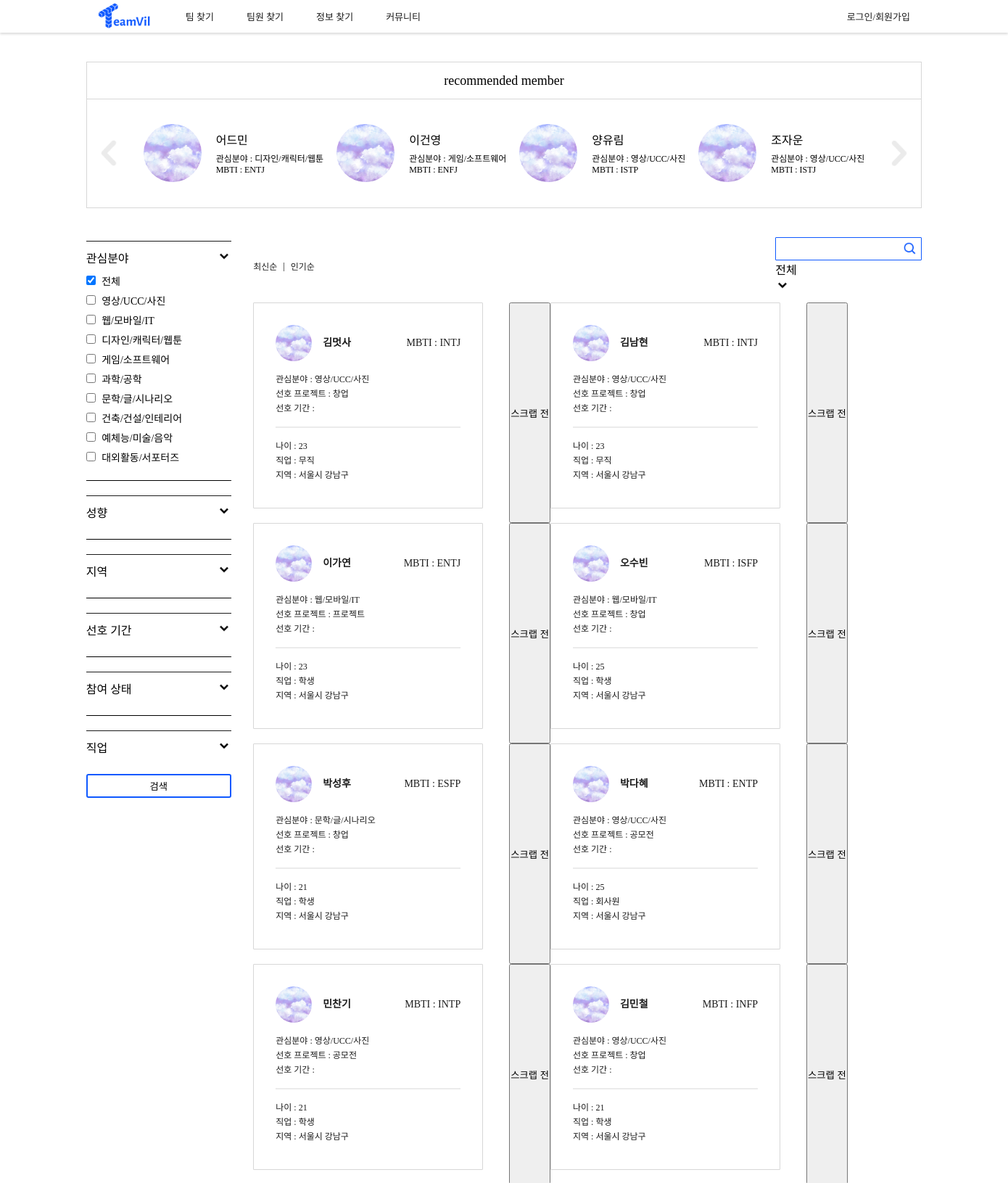
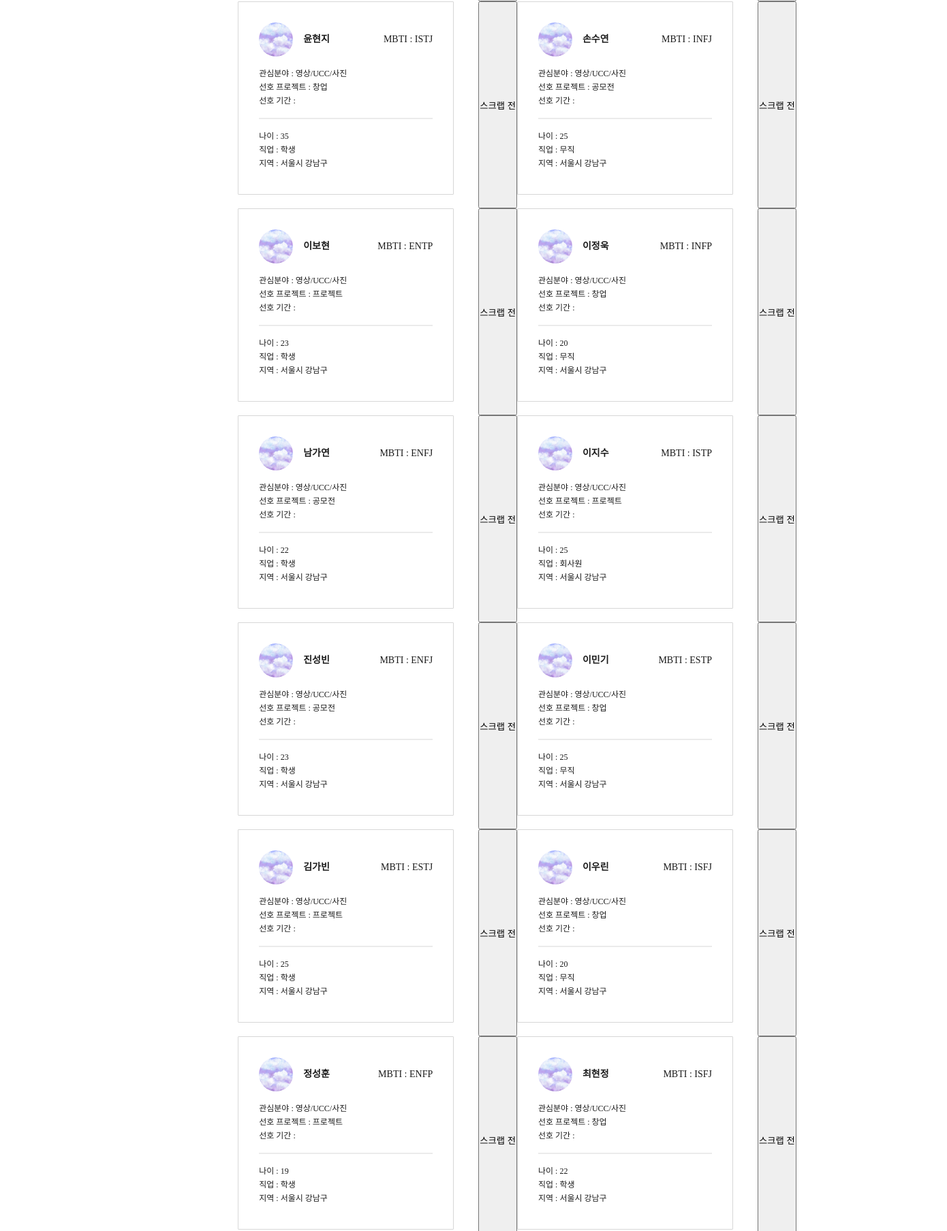
Screenshot of /member/member_search_back_cloud/ (upper part) with the database file from the repository (2 pictures, top to bottom).
### account/models.py (models this page shows, shortened)
class Profile(models.Model):
    user_id = models.ForeignKey(User, on_delete = models.CASCADE, db_column="user_id")
    name = models.CharField(max_length=25)
    mbti_id = models.ForeignKey(Mbti, on_delete = models.CASCADE, db_column="mbti_id")
    mbti_detail = models.CharField(max_length=100, null=True)
    email = models.CharField(max_length=45)
    phone = models.CharField(max_length=15)
    birthday = models.DateField()
    type = models.IntegerField(default=0) # 창업0, 공모전1, 프로젝트2 선호 프로젝트 타입
    region1_id = models.ForeignKey(Region1, on_delete = models.CASCADE, db_column="region1_id")
    region2_id = models.ForeignKey(Region2, on_delete = models.CASCADE, db_column="region2_id")
    openPhone = models.IntegerField()
    openEmail = models.IntegerField()
    term_id = models.ForeignKey(Term, on_delete = models.CASCADE, db_column="term_id")
    field1_id = models.ForeignKey(Field1, on_delete = models.CASCADE, db_column="field1_id")
    field2 = models.CharField(max_length=20)
    state = models.IntegerField()
    job_id = models.ForeignKey(Job, on_delete = models.CASCADE, db_column="job_id")
    education_id = models.ForeignKey(Education, on_delete = models.CASCADE, db_column="education_id", null=True)
    isLink = models.IntegerField()
    isFile = models.IntegerField()
    isCarrer = models.IntegerField()
    pr = models.TextField(null=True)
    register = models.DateTimeField(default=timezone.now)
    photo = models.FileField(null=True)
    isReview = models.IntegerField()
    view_cnt = models.IntegerField(default=0)
    submit = models.IntegerField(default=0)

class Mbti(models.Model):
    mbti = models.CharField(max_length=4)
    mbti_cnt = models.IntegerField(default=0)

class Job(models.Model):
    job = models.CharField(max_length=20)

### home/models.py (models this page shows, shortened)
class Field1(models.Model):
    field1 = models.CharField(max_length=20)

class Region1(models.Model):
    region1 = models.CharField(max_length=20)

class Region2(models.Model):
    region1_id = models.ForeignKey(Region1, on_delete = models.CASCADE, db_column="region1_id")
    region2 = models.CharField(max_length=20)

### account/views.py (the view)
# urls.py: path('member_search_back_cloud/', views.member_search_back_cloud, name = "member_search_back_cloud"),
def member_search_back_cloud(request):
    profiles = Profile.objects.all().order_by('-register')
    profiles_reg = Profile.objects.all().order_by('id')[:4]
    field1 = Field1.objects.all() # 대분야 (ex IT)
    mbti = Mbti.objects.all()
    region2 = Region2.objects.all() # ~시 (서울만 ~구)
    term = Term.objects.all()
    job = Job.objects.all()
    return render(request, "member_search_back_cloud.html", {'profiles':profiles, "field1s":field1, "mbtis" : mbti,
                                                    "region2s": region2, "terms": term, "jobs": job, "profiles_reg":profiles_reg})

### teamvil/templatetags/custom_tags.py (called while the page is built)
@register.simple_tag
def getAge(birthday):
     now = int(datetime.datetime.today().year)
     birthday = int(birthday.strftime('%Y'))
     return now - birthday

### account/templates/member_search_back_cloud.html (shortened to what this page needs)
<!DOCTYPE html>
<html lang="en">
{% load static %}
{% load custom_tags %}
<head>
    <link rel="stylesheet" href="{% static 'css/base.css' %}">
    <link rel="stylesheet" href="{% static 'css/member_search.css' %}">
</head>
<body>
    {% include 'navbar.html' %}
    <section class="member_search-rec-box margin">
        <p class="member_search-rec-title spoqa-regular">recommended member</p>
        <div class="member_search-rec-container">
            <img class="member_search-chevron-left" src="{% static 'image/chevron-left.png' %}" alt="">
            {% for reg in profiles_reg %}
            <div class="member_search-rec-member">
                <img class="member_search-rec-image" src="{% static 'image/cloud.jpg' %}">
                <div class="member_search-rec-info">
                    <p class="member_search-rec-info-name spoqa-regular">{{reg.name}}</p>
                    <p class="spoqa-light">관심분야 : {{reg.field1_id.field1}}</p>
                    <p class="spoqa-light">MBTI : {{reg.mbti_id.mbti}}</p>
                </div>
            </div>
            {% endfor %}
            <img class="member_search-chevron-right" src="{% static 'image/chevron-right.png' %}" alt="">
        </div>
    </section>
    <section class="member_search-container margin">
        <aside class="member_search-filter-container">
            <div class="member_search-filter-item-container">
                <div class="member_search-filter-active">
                    <p class="member_search-filter-title spoqa-medium">관심분야</p>
                    <div value="field1" class="drop_btn">
                        <img class="member_search-chevron" src="{% static 'image/chevron-down.png' %}">
                    </div>
                </div>
                <div class="active" id="field1">
                    <div class="member_search-filter-item-list spoqa-light">
                        <label>
                            <input type="checkbox" value='all' class="field1" data="field1_all" checked>
                            <span>전체</span>
                        </label>
                    </div>
                    {% for field1 in field1s %}
                        <div class="member_search-filter-item-list spoqa-light">
                            <label>
                                <input type="checkbox" value='{{field1.id}}' class="field1">
                                <span>{{field1.field1}}</span>
                            </label>
                        </div>
                    {% endfor %}
                </div>
                <hr>
                <div class="member_search-filter-active">
                    <p class="member_search-filter-title spoqa-medium">성향</p>
                    <div value="mbti" class="drop_btn">
                        <img class="member_search-chevron" src="{% static 'image/chevron-down.png' %}">
                    </div>
                </div>
                <hr>
                <div class="member_search-filter-active">
                    <p class="member_search-filter-title spoqa-medium">지역</p>
                    <div value="region" class="drop_btn">
                        <img class="member_search-chevron" src="{% static 'image/chevron-down.png' %}">
                    </div>
                </div>
                <hr>
                <div class="member_search-filter-active">
                    <p class="member_search-filter-title spoqa-medium">선호 기간</p>
                    <div value="term" class="drop_btn">
                        <img class="member_search-chevron" src="{% static 'image/chevron-down.png' %}">
                    </div>
                </div>
                <hr>
                <div class="member_search-filter-active">
                    <p class="member_search-filter-title spoqa-medium">참여 상태</p>
                    <div value="state" class="drop_btn">
                        <img class="member_search-chevron" src="{% static 'image/chevron-down.png' %}">
                    </div>
                </div>
                <hr>
                <div class="member_search-filter-active">
                    <p class="member_search-filter-title spoqa-medium">직업</p>
                    <div value="job" class="drop_btn">
                        <img class="member_search-chevron" src="{% static 'image/chevron-down.png' %}">
                    </div>
                </div>
            </div>
            <a class="a-search">
                <button class="search member_filter spoqa-medium">검색</button>
            </a>
        </aside>
        <main>
            <div class="member_search-member-select-container">
                <div class="member_search-member-select-sort spoqa-regular">
                    <a class="member_search-member-select-latest" href="#" >최신순</a>
                    <p>|</p>
                    <a href="">인기순</a>
                </div>
                <div class="member_search-member-select-right-container">
                    <div class="member_search-search-container">
                        <input class="member_search-member-select-search spoqa-light" type="text">
                        <img class="member_search-search-button" src="{% static 'image/search.png' %}">
                    </div>
                    <div class="member_search-member-select-state spoqa-regular drop_btn" value="sort">
                        <div class="member_search-select-state-button">
                            <p>전체</p>
                            <img class="member_search-chevron" src="{% static 'image/chevron-down.png' %}">
                        </div>
                    </div>
                </div>
            </div>
            <div class="member_search-member-container">
                {% for profile in profiles %}
                    <a href="{% url 'member_detail' profile.id %}">
                        <article class="member_search-member-item">
                            <div class="member_search-member-profile-container">
                                <div class="member_search-member-name-container">
                                    <img class="member_search-member-image" src="{% static 'image/cloud.jpg' %}" alt="">
                                    <p class="spoqa-bold">{{profile.name}}</p>
                                </div>
                                <p class="spoqa-medium">MBTI : {{profile.mbti_id.mbti}}</p>
                            </div>
                            <p class="spoqa-medium">관심분야 : {{profile.field1_id.field1}}</p>
                            <p class="spoqa-medium">선호 프로젝트 :
                                {% if profile.type == 0 %}
                                    창업
                                {% elif profile.type == 1 %}
                                    공모전
                                {% else %}
                                    프로젝트
                                {% endif %}
                            </p>
                            <p class="spoqa-medium">선호 기간 : </p>
                            <hr>
                            <p class="spoqa-regular">나이 : {% getAge profile.birthday %}</p>
                            <p class="spoqa-regular">직업 : {{ profile.job_id.job }}</p>
                            <p class="spoqa-regular">지역 : {{ profile.region1_id.region1 }} {{ profile.region2_id.region2 }}</p>
                        </article>
                    </a>
                    <button class = "scrap_submit profile_{{profile.user_id.id}}" value="{{profile.user_id.id}}">스크랩 전</button>
                {% endfor %}
            </div>
        </main>
    </section>
</body>
</html>

### teamvil/static/css/base.css (style rules this page uses)
* { margin: 0; padding: 0; }
.margin { margin: 0px 118.6875px; }
.active { display: block; }
.spoqa-light { font-family: 'Spoqa Han Sans Neo', 'sans-serif'; font-weight: 300; }
.spoqa-regular { font-family: 'Spoqa Han Sans Neo', 'sans-serif'; font-weight: 400; }
.spoqa-medium { font-family: 'Spoqa Han Sans Neo', 'sans-serif'; font-weight: 500; }
.spoqa-bold { font-family: 'Spoqa Han Sans Neo', 'sans-serif'; font-weight: 700; }
a { text-decoration: none; color: #1B1B1B; }
body { display: flex; min-height: 100vh; flex-direction: column; }

### account/static/css/member_search.css (style rules this page uses)
hr { border: 0; margin: 15px 0; }
.member_search-rec-box { margin-top: 40px; margin-bottom: 40px; height: 200px; border: 1px solid #D7D7D7; min-width: 1000px; }
.member_search-rec-title { height: 50px; border-bottom: 1px solid #D7D7D7; text-align: center; line-height: 50px; margin-bottom: 34px; font-size: 18px; }
.member_search-rec-container { display: flex; justify-content: space-between; align-items: center; }
.member_search-chevron-left { display: block; width: 60px; height: 60px; }
.member_search-chevron-right { display: block; width: 60px; height: 60px; }
.member_search-rec-member { display: flex; align-items: center; justify-content: space-between; flex-shrink: 0; }
.member_search-rec-image { width: 80px; height: 80px; border-radius: 100px; margin-right: 20px; }
.member_search-rec-info { font-size: 12px; }
.member_search-rec-info-name { font-size: 16px; margin-bottom: 5px; }
.member_search-container { display: flex; justify-content: space-between; align-items: flex-start; margin-bottom: 100px; }
.member_search-filter-item-container { display: flex; flex-direction: column; width: 200px; }
.member_search-filter-item-container hr { height: 1px; background-color: black; }
.member_search-filter-active { display: flex; justify-content: space-between; border-top: 1px solid #1b1b1b; padding-top: 10px; margin-top: 5px; }
.member_search-filter-title { margin-bottom: 10px; }
.member_search-chevron { width: 20px; height: 20px; }
.member_search-filter-item-list { display: flex; align-items: center; margin-bottom: 7px; font-size: 14px; }
.member_search-filter-item-list input { margin-right: 5px; }
.active { display: block; }
main { width: 80%; }
.member_search-member-select-container { display: flex; justify-content: space-between; margin-bottom: 10px; }
.member_search-member-select-sort { display: flex; justify-content: space-between; align-items: center; }
.member_search-member-select-sort a { font-size: 12px; }
.member_search-member-select-sort p { font-size: 12px; margin: 0 8px; }
.member_search-search-container { display: flex; justify-content: space-between; align-items: center; width: 200px; height: 30px; border: 1px solid #0f59ff; border-radius: 1px; }
.member_search-member-select-search { display: block; border: none; margin-left: 10px; font-size: 12px; width: 160px; }
.member_search-search-button { width: 20px; height: 20px; margin-right: 5px; }
.member_search-member-container { display: flex; flex-wrap: wrap; justify-content: flex-start; width: 1060.94px; font-size: 12px; line-height: 20px; }
.member_search-member-item { width: 255px; height: 222px; border: 1px solid #D7D7D7; border-radius: 1px; padding: 30px; margin-bottom: 20px; margin-right: 36px; }
.member_search-member-item hr { border: 1px solid #ebebeb; }
.member_search-member-profile-container { display: flex; justify-content: space-between; align-items: center; margin-bottom: 15px; font-size: 14px; }
.member_search-member-name-container { display: flex; align-items: center; }
.member_search-member-image { width: 50px; height: 50px; border-radius: 75px; margin-right: 15px; }
.search { display: block; width: 100%; padding: 5px; margin-top: 15px; background-color: #ffffff; border: 2px solid #0f59ff; border-radius: 3px; }
.a-search { color: #0f59ff; }

### rows the page displays
Profile: name "어드민", field1_id.field1 "디자인/캐릭터/웹툰", mbti_id.mbti "ENTJ"
Profile: name "이건영", field1_id.field1 "게임/소프트웨어", mbti_id.mbti "ENFJ"
Profile: name "양유림", field1_id.field1 "영상/UCC/사진", mbti_id.mbti "ISTP"
Profile: name "조자운", field1_id.field1 "영상/UCC/사진", mbti_id.mbti "ISTJ"
Field1: field1 "영상/UCC/사진"
Field1: field1 "웹/모바일/IT"
Field1: field1 "디자인/캐릭터/웹툰"
Field1: field1 "게임/소프트웨어"
Field1: field1 "과학/공학"
Field1: field1 "문학/글/시나리오"
Field1: field1 "건축/건설/인테리어"
Field1: field1 "예체능/미술/음악"
Field1: field1 "대외활동/서포터즈"
Profile: name "김멋사", mbti_id.mbti "INTJ", field1_id.field1 "영상/UCC/사진", type "창업", birthday "23", job_id.job "무직", region1_id.region1 "서울시", region2_id.region2 "강남구", {{ profile.user_id.id }} 191 (drawn)
Profile: name "김남현", mbti_id.mbti "INTJ", field1_id.field1 "영상/UCC/사진", type "창업", birthday "23", job_id.job "무직", region1_id.region1 "서울시", region2_id.region2 "강남구", {{ profile.user_id.id }} 181 (drawn)
Profile: name "이가연", mbti_id.mbti "ENTJ", field1_id.field1 "웹/모바일/IT", type "프로젝트", birthday "23", job_id.job "학생", region1_id.region1 "서울시", region2_id.region2 "강남구", {{ profile.user_id.id }} 180 (drawn)
Profile: name "오수빈", mbti_id.mbti "ISFP", field1_id.field1 "웹/모바일/IT", type "창업", birthday "25", job_id.job "학생", region1_id.region1 "서울시", region2_id.region2 "강남구", {{ profile.user_id.id }} 179 (drawn)
Profile: name "박성후", mbti_id.mbti "ESFP", field1_id.field1 "문학/글/시나리오", type "창업", birthday "21", job_id.job "학생", region1_id.region1 "서울시", region2_id.region2 "강남구", {{ profile.user_id.id }} 178 (drawn)
Profile: name "박다혜", mbti_id.mbti "ENTP", field1_id.field1 "영상/UCC/사진", type "공모전", birthday "25", job_id.job "회사원", region1_id.region1 "서울시", region2_id.region2 "강남구", {{ profile.user_id.id }} 177 (drawn)
Profile: name "민찬기", mbti_id.mbti "INTP", field1_id.field1 "영상/UCC/사진", type "공모전", birthday "21", job_id.job "학생", region1_id.region1 "서울시", region2_id.region2 "강남구", {{ profile.user_id.id }} 176 (drawn)
Profile: name "김민철", mbti_id.mbti "INFP", field1_id.field1 "영상/UCC/사진", type "창업", birthday "21", job_id.job "학생", region1_id.region1 "서울시", region2_id.region2 "강남구", {{ profile.user_id.id }} 175 (drawn)
Profile: name "윤현지", mbti_id.mbti "ISTJ", field1_id.field1 "영상/UCC/사진", type "창업", birthday "35", job_id.job "학생", region1_id.region1 "서울시", region2_id.region2 "강남구", {{ profile.user_id.id }} 174 (drawn)
Profile: name "손수연", mbti_id.mbti "INFJ", field1_id.field1 "영상/UCC/사진", type "공모전", birthday "25", job_id.job "무직", region1_id.region1 "서울시", region2_id.region2 "강남구", {{ profile.user_id.id }} 173 (drawn)
Profile: name "이보현", mbti_id.mbti "ENTP", field1_id.field1 "영상/UCC/사진", type "프로젝트", birthday "23", job_id.job "학생", region1_id.region1 "서울시", region2_id.region2 "강남구", {{ profile.user_id.id }} 172 (drawn)
Profile: name "이정욱", mbti_id.mbti "INFP", field1_id.field1 "영상/UCC/사진", type "창업", birthday "20", job_id.job "무직", region1_id.region1 "서울시", region2_id.region2 "강남구", {{ profile.user_id.id }} 171 (drawn)
Profile: name "남가연", mbti_id.mbti "ENFJ", field1_id.field1 "영상/UCC/사진", type "공모전", birthday "22", job_id.job "학생", region1_id.region1 "서울시", region2_id.region2 "강남구", {{ profile.user_id.id }} 170 (drawn)
Profile: name "이지수", mbti_id.mbti "ISTP", field1_id.field1 "영상/UCC/사진", type "프로젝트", birthday "25", job_id.job "회사원", region1_id.region1 "서울시", region2_id.region2 "강남구", {{ profile.user_id.id }} 169 (drawn)
Profile: name "진성빈", mbti_id.mbti "ENFJ", field1_id.field1 "영상/UCC/사진", type "공모전", birthday "23", job_id.job "학생", region1_id.region1 "서울시", region2_id.region2 "강남구", {{ profile.user_id.id }} 168 (drawn)
Profile: name "이민기", mbti_id.mbti "ESTP", field1_id.field1 "영상/UCC/사진", type "창업", birthday "25", job_id.job "무직", region1_id.region1 "서울시", region2_id.region2 "강남구", {{ profile.user_id.id }} 167 (drawn)
Profile: name "김가빈", mbti_id.mbti "ESTJ", field1_id.field1 "영상/UCC/사진", type "프로젝트", birthday "25", job_id.job "학생", region1_id.region1 "서울시", region2_id.region2 "강남구", {{ profile.user_id.id }} 166 (drawn)
Profile: name "이우린", mbti_id.mbti "ISFJ", field1_id.field1 "영상/UCC/사진", type "창업", birthday "20", job_id.job "무직", region1_id.region1 "서울시", region2_id.region2 "강남구", {{ profile.user_id.id }} 165 (drawn)
Profile: name "정성훈", mbti_id.mbti "ENFP", field1_id.field1 "영상/UCC/사진", type "프로젝트", birthday "19", job_id.job "학생", region1_id.region1 "서울시", region2_id.region2 "강남구", {{ profile.user_id.id }} 164 (drawn)
Profile: name "최현정", mbti_id.mbti "ISFJ", field1_id.field1 "영상/UCC/사진", type "창업", birthday "22", job_id.job "학생", region1_id.region1 "서울시", region2_id.region2 "강남구", {{ profile.user_id.id }} 163 (drawn)
